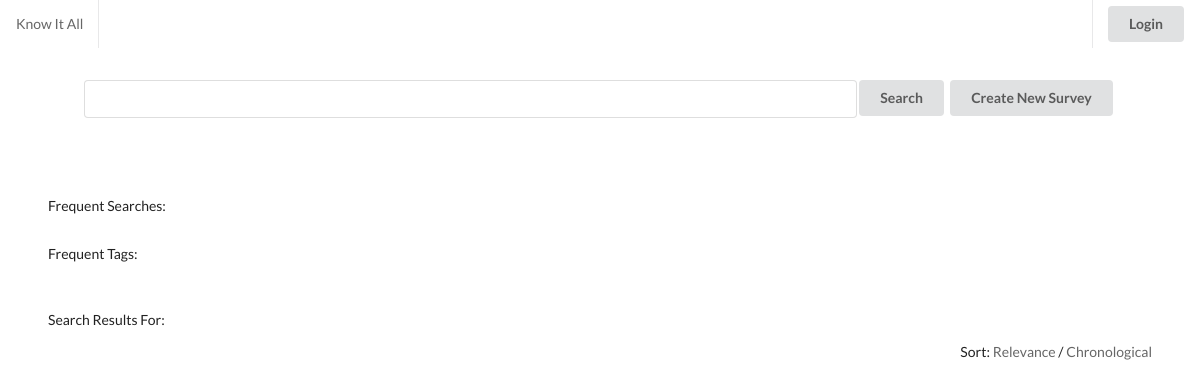
Page /www/knowitall/search-results.php on the earlier database version.
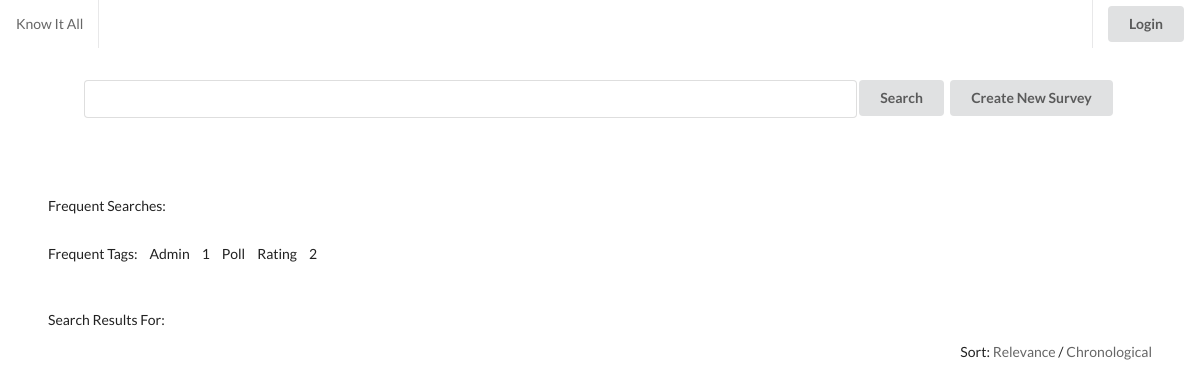
Same page on the later database version.
### tables this page shows
CREATE TABLE `frequent_tag` (
  `tag` varchar(45) NOT NULL,
  `freq` int(45) NOT NULL
);

### www/knowitall/search-results.php (the view, shortened to what this page needs)
<?php
  include("database-connector.php");
?>
<!DOCTYPE html>
<html lang="en">
  <head>
    <?php include("all-css.php");?>
  </head>
  <body>
    <?php include("small-header.php") ?>
    <form class="ui form search-bar custom-pad-hor master-center custom-pad-vert" action="search-results.php" method="get" id="search">
      <input class="custom-margin-bot-small" type="text" name="search" value="<?php echo $_GET['search'] ?>" required="true">
      <button class="ui button" type="submit" form="search" value="Submit">Search</button>
      <button class="ui button link-btn"><a href="create.php">Create New Survey</a></button>
    </form>
    <div class="ui grid">
       <div class="row custom-pad-hor">
        <span>Frequent Searches: </span>
      </div>
      <div class="row custom-pad-hor custom-margin-bot-small">
        <span>Frequent Tags: </span>
        <?php
          $sql = $conn->prepare("SELECT * FROM frequent_tag ORDER BY freq DESC LIMIT 5;");
          $sql->execute();
          $ans = $sql->get_result();
          for($i = 0; $i < $ans->num_rows; $i++){
            $row = $ans->fetch_assoc();
            echo "<span class=\"custom-pad-hor-small\">".$row['tag']."<span>";
          }
        ?>
      </div>
    </div>
    <span class="custom-pad-vert custom-pad-hor">Search Results For: <?php echo $_GET['search'] ?></span>
    <div class="float-right custom-pad-hor custom-pad-vert">
      <span class="disinline">Sort:</span>
      <a class="disinline" href="search-results.php?sort=relevance&search=<?php echo $_GET['search'] ?>">Relevance</a>
      <span>/</span>
      <a class="disinline" href="search-results.php?sort=chronological&search=<?php echo $_GET['search'] ?>">Chronological</a>
    </div>
  </body>
</html>

Differences in the rows shown:
added frequent_tag: tag "Admin"
added frequent_tag: tag "1"
added frequent_tag: tag "Poll"
added frequent_tag: tag "Rating"
added frequent_tag: tag "2"
